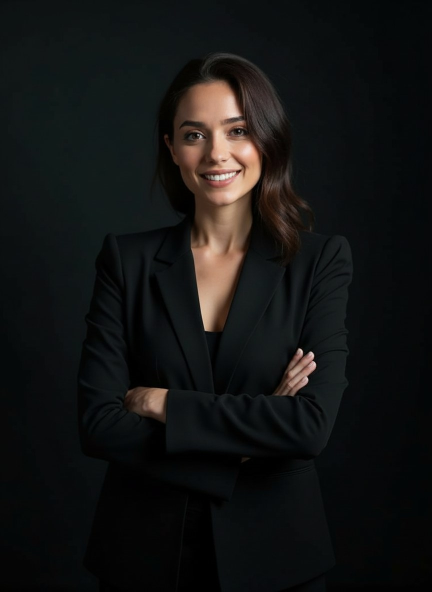
#> input picture src/assets/consultant-hero-flipped.jpg, 864 x 1184 px (shown at 1/2 size)
$ python -i mockup_de_ia.py   (imports and definitions only)   (older library calls are emulated)
#> lines starting #> are read from the running program, lines starting #| are printed output that depends on the picture; after the words box and inside, x2 and y2 are one past the last pixel; in counts of white or black regions, pixels touching at a corner belong together
### tools/mockups/psd_mockup.py
"""Pré-processa UM mockup PSD para o estúdio de mockups do painel.

Roda na máquina da agência, uma vez por PSD. Depois disso o painel compõe no navegador sem PSD:

    saida = vazio + a * (base + ganho * design(uv) - vazio)

  base   = PSD com os slots pretos        (luz e fundo que não dependem do design)
  ganho  = PSD com os slots brancos - base (sombra, multiplicar, máscara, dobra, brilho)
  vazio  = PSD com os slots escondidos     (o que aparece onde a logo é transparente)
  uv     = de qual ponto do design vem cada pixel (perspectiva, malha custom, displace)
  mapa   = qual slot cobre cada pixel (0 = nenhum)
  a      = alfa do design no ponto uv

Formatos que o navegador lê sem perda (sem 16 bits, sem alfa premultiplicado):
  uv.png   RGB 8 bits com u e v em 12 bits: R = u>>4, G = v>>4, B = (u&15)<<4 | (v&15)
  mapa.png tons de cinza, valor = índice do slot (1..8)
  ganho.png RGB 8 bits; base.jpg e vazio.jpg RGB

Controle de qualidade: a mesma conta, feita com o conteúdo original de cada slot, é comparada
com a prévia que o Photoshop gravou dentro do PSD (diferença média 0-255 em 800 px). Acima de 3,
o mockup fica fora do catálogo e vai para a lista de revisão.

Uso:
  python psd_mockup.py <psd> <pasta_saida> --id ID --categoria CAT [--tags a,b] [--origem TEXTO] [--dispmap PSD]
Saída: <pasta_saida>/{alta,trabalho}/{base.jpg,vazio.jpg,ganho.png,uv.png,mapa.png}, thumb.jpg, qc.jpg, meta.json
Código de saída: 0 aprovado, 2 revisão, 1 erro.
"""
import argparse
import re
import io
import json
import os
import sys
import time

import cv2
import numpy as np
from PIL import Image
from psd_tools import PSDImage
from psd_tools.api.layers import PixelLayer
from psd_tools.constants import Tag

Image.MAX_IMAGE_PIXELS = None
# Menos threads = menos memória por warp (a máquina roda outras coisas ao mesmo tempo).
cv2.setNumThreads(2)

LADO_ALTA = 3000
LADO_TRABALHO = 1280
LADO_THUMB = 480
LIMITE_QC = 3.0
MAX_SLOTS = 8
PALAVRAS_SLOT = ('design', 'logo', 'here', 'aqui', 'click', 'label', 'card', 'screen', 'smart object', 'mockup',
                 'id card', 'tablet', 'smartphone', 'business', 'arte', 'place', 'insert', 'your', 'edit', 'cover', 'capa', 'tela')
PALAVRAS_EFEITO = ('shadow', 'sombra', 'bevel', 'reflex', 'reflection', 'focus blur', 'highlight', 'light', 'texture', 'textura', 'noise')
CATEGORIAS_DE_LOGO = ('vestuario', 'caneca', 'logo-efeito')


# ---------------------------------------------------------------- leitura do PSD

def dados_do_so(l):
    d = l.tagged_blocks.get_data(Tag.SMART_OBJECT_LAYER_DATA1) or l.tagged_blocks.get_data(Tag.SMART_OBJECT_LAYER_DATA2)
    return getattr(d, 'data', d)


def enum(v):
    e = getattr(v, 'enum', v)
    return e.decode() if isinstance(e, bytes) else str(e)


def valores(x):
    return list(x.values) if hasattr(x, 'values') and not isinstance(x, dict) else list(x)


def num(v):
    return float(getattr(v, 'value', v))


# [28 lines left out: functions tamanho_do_so, visivel, area_do_bbox, not called in this run]


def eh_efeito(nome):
    n = nome.lower()
    return any(k in n for k in PALAVRAS_EFEITO) and not any(k in n for k in ('design', 'logo', 'here'))


# [48 lines left out: functions achar_slots, conteudo_do_so, not called in this run]


# ---------------------------------------------------------------- geometria

def bern(t):
    return np.stack([(1 - t) ** 3, 3 * t * (1 - t) ** 2, 3 * t ** 2 * (1 - t), t ** 3], -1)


# [80 lines left out: functions geometria, mapear, filtros_do_so, not called in this run]


def deslocamento(mapa_psd, W, H, hs, vs):
    mp = np.array(PSDImage.open(mapa_psd).composite().convert('L').resize((W, H)), np.float32)
    return (mp - 128) * hs / 100.0, (mp - 128) * vs / 100.0


# [105 lines left out: functions mascara_na_tela, esconder_camadas, passada, rgb8, reduzir, not called in this run]


def tamanho_para(W, H, lado):
    s = min(1.0, lado / float(max(W, H)))
    return max(1, int(round(W * s))), max(1, int(round(H * s))), s


# ---------------------------------------------------------------- uv e mapa

# [153 lines left out: functions uv_e_mapa, estender, lado_na_tela, codificar_uv, decodificar_uv, compor and 3 more, not called in this run]


def luminancia(rgb):
    x = rgb.astype(np.float32) / 255
    return 0.2126 * x[..., 0] + 0.7152 * x[..., 1] + 0.0722 * x[..., 2]


# ---------------------------------------------------------------- principal

# [175 lines left out: functions salvar_conjunto, processar, main, not called in this run]


# [2 lines that do not run on import are left out]

### tools/mockups/mockup_de_ia.py
"""Transforma uma cena gerada por IA (superfície lisa e branca) num mockup do catálogo, com as
mesmas camadas dos PSDs (frente MCK, rodada 2, 30/09/2026). O navegador compõe igual:

    saida = vazio + a * (base - vazio) + ganho * design(uv)

Numa superfície branca impressa, a tinta multiplica a luz do papel. Então, dentro da área:
    base  = (1 - c) * cena             (c = cobertura da área, 0..1, com antisserrilhado)
    ganho = c * cena / branco           (a luz e a sombra da superfície; branco = p95 da área)
    vazio = cena                        (sem design, a peça branca como veio)
    uv    = inversa da homografia dos 4 cantos (perspectiva correta)
Fora da área: base = vazio = cena e ganho = 0.

Fundo trocável (cena em croma verde): o verde é recortado, o reflexo verde sai do objeto, a
sombra de contato vira uma razão de luz e a cena padrão ganha um fundo cinza-claro. A camada
extra fundo.png guarda R = objeto (0..255) e G = luz do fundo (razão/1,25), e o painel troca o
fundo por cor, degradê ou textura da marca sem perder a sombra.

Os 4 cantos saem sozinhos (maior área branca, lisa e com cara de quadrilátero) ou vêm curados à
mão em quads-ia.json (camiseta, parede, veículo: onde a área certa não é a maior área branca).

Uso:
  python mockup_de_ia.py [--cenas C:/AI/acervo-aceleriq/mockups-trabalho/ia] [--trabalho C:/AI/acervo-aceleriq/mockups-trabalho] [--so id1,id2]
Saída: <trabalho>/saida/<id>/{alta,trabalho}/{base.jpg,vazio.jpg,ganho.png,uv.png,mapa.png[,fundo.png]}, thumb.jpg, qc.jpg, meta.json
e acrescenta os aprovados em <trabalho>/catalogo-ia.json.
"""
import argparse
import json
import os
import subprocess
import sys
import time

import cv2
import numpy as np
from PIL import Image

sys.path.insert(0, os.path.dirname(os.path.abspath(__file__)))
from psd_mockup import LADO_THUMB, LADO_TRABALHO, codificar_uv, decodificar_uv, compor, luminancia, tamanho_para  # noqa: E402

AQUI = os.path.dirname(os.path.abspath(__file__))
PADRAO_TRABALHO = 'C:/AI/acervo-aceleriq/mockups-trabalho'
FUNDO_PADRAO = np.array([236, 236, 236], np.float32)
RAZAO_MAX = 1.25


# [86 lines left out: functions cenas, media_local, recortar_croma, not called in this run]


# ---------------------------------------------------------------- área branca e 4 cantos

def area_branca(rgb):
    """Máscara (0/1) do que é branco, liso e sem cor."""
    x = rgb.astype(np.float32) / 255
    lum = luminancia(rgb)
    sat = x.max(-1) - x.min(-1)
    gx = cv2.Sobel(lum, cv2.CV_32F, 1, 0, ksize=3)
    gy = cv2.Sobel(lum, cv2.CV_32F, 0, 1, ksize=3)
    grad = cv2.GaussianBlur(np.sqrt(gx * gx + gy * gy), (0, 0), 1.5)
    claro = np.percentile(lum, 99.5)
    m = (lum >= max(0.5, claro * 0.72)) & (sat < 0.12) & (grad < 0.12)
    return m.astype(np.uint8)


# [30 lines left out: functions ordenar, quad_da_componente, not called in this run]


def achar_areas(rgb, maximo=2):
    """Até `maximo` superfícies brancas com cara de placa (maiores primeiro)."""
    H, W = rgb.shape[:2]
    m = area_branca(rgb)
    k = max(3, int(round(min(H, W) * 0.018)) | 1)
    m = cv2.morphologyEx(m, cv2.MORPH_OPEN, cv2.getStructuringElement(cv2.MORPH_RECT, (k, k)))
    n, lab, st, _ = cv2.connectedComponentsWithStats(m, 4)
    ordem = sorted(range(1, n), key=lambda i: -st[i, cv2.CC_STAT_AREA])
    achados = []
    for i in ordem:
        frac = st[i, cv2.CC_STAT_AREA] / float(H * W)
        if frac < 0.015 or frac > 0.75:
            continue
        comp = (lab == i).astype(np.uint8)
        quad, ench = quad_da_componente(comp)
        if quad is None or ench < 0.85:
            continue
        achados.append({'quad': quad, 'enchimento': round(ench, 3), 'fracao': round(frac, 4), 'mascara': comp})
        if len(achados) >= maximo:
            break
    return achados


# ---------------------------------------------------------------- camadas

# [4 lines left out: function homografia_inversa, not called in this run]


EXPANSAO_DO_QUAD = 0.015


# [317 lines left out: functions expandir_quad, _reta, _cruzar, refinar_quad, preencher_buracos, borda_pelo_gradiente and 7 more, not called in this run]


# [2 lines not run here, left out]

>>> import cv2
>>> picture = cv2.imread('../../src/assets/consultant-hero-flipped.jpg')
#> picture is the input picture: shape (1184, 864, 3); mean B, G, R 19.4, 19.9, 19.3
>>> result = achar_areas(picture)
#> in luminancia, `return 0.2126 * x[..., 0] + 0.7152 * x[..., 1] + 0.0722 * x[..., 2]`:
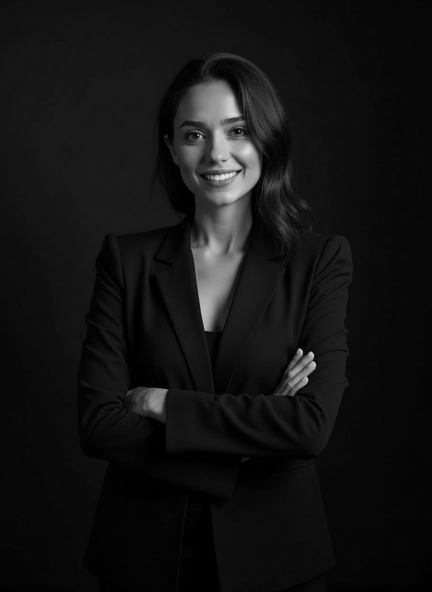
#> returned value: shape (1184, 864) float32 (shown at 1/2 size); min 0, max 0.94, mean 0.0775
#> in area_branca, `sat = x.max(-1) - x.min(-1)`:
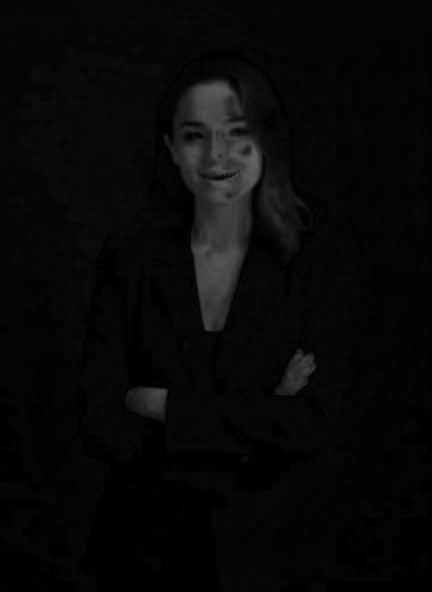
#> sat: shape (1184, 864) float32 (shown at 1/2 size); min 0, max 0.396, mean 0.032
#> in area_branca, `gx = cv2.Sobel(lum, cv2.CV_32F, 1, 0, ksize=3)`:
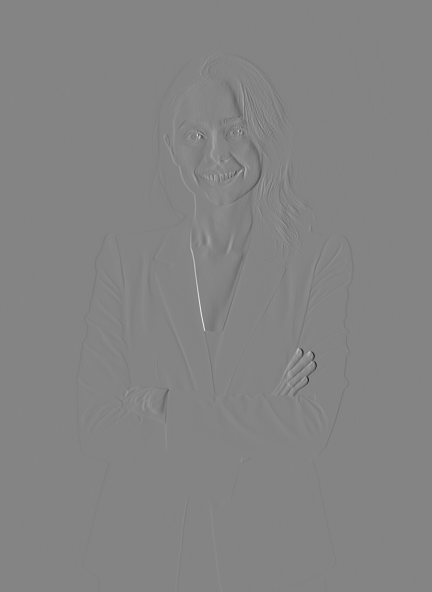
#> gx: shape (1184, 864) float32 (shown at 1/2 size); min -2.94, max 2.74, mean -0.000225; drawn with min black and max white
#> in area_branca, `grad = cv2.GaussianBlur(np.sqrt(gx * gx + gy * gy), (0, 0), 1.5)`:
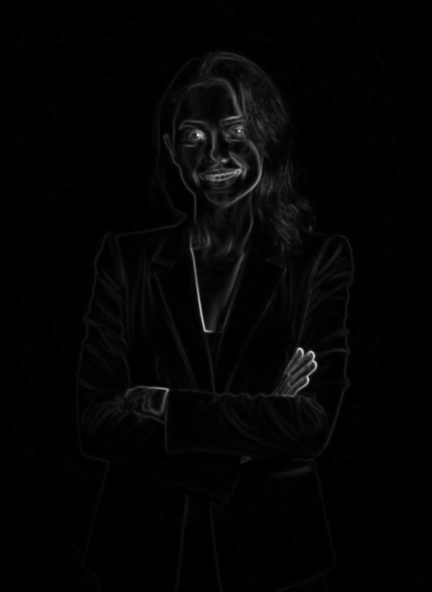
#> grad: shape (1184, 864) float32 (shown at 1/2 size); min 0, max 1.7, mean 0.0297; drawn with min black and max white
#> in area_branca, `claro = np.percentile(lum, 99.5)`: claro = 0.689
#> in area_branca, `m = (lum >= max(0.5, claro * 0.72)) & (sat < 0.12) & (grad < 0.12)`:
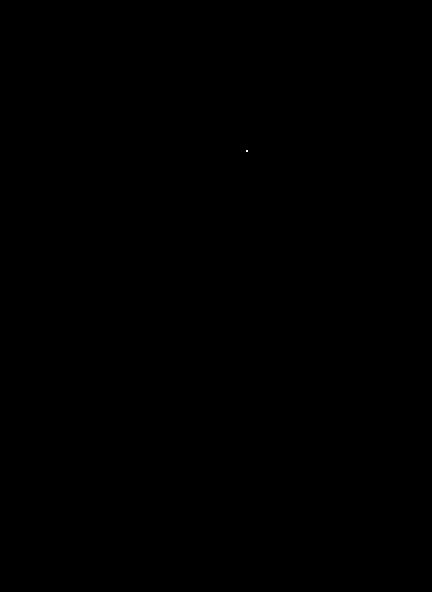
#> m: shape (1184, 864) bool (shown at 1/2 size); 0% white in thin lines or dots, all inside (x1, y1, x2, y2) = (492, 300, 495, 304)
#> in achar_areas, `m = cv2.morphologyEx(m, cv2.MORPH_OPEN, cv2.getStructuringElement(cv2...`: m: shape (1184, 864); every value is 0
#> in achar_areas, `n, lab, st, _ = cv2.connectedComponentsWithStats(m, 4)`: lab: shape (1184, 864) int32; every value is 0
#> in achar_areas, `n, lab, st, _ = cv2.connectedComponentsWithStats(m, 4)`: n = 1; st = [[0, 0, 864, 1184, 1022976]]
#> in achar_areas, `ordem = sorted(range(1, n), key=lambda i: -st[i, cv2.CC_STAT_AREA])`: ordem = []
#> result = []
